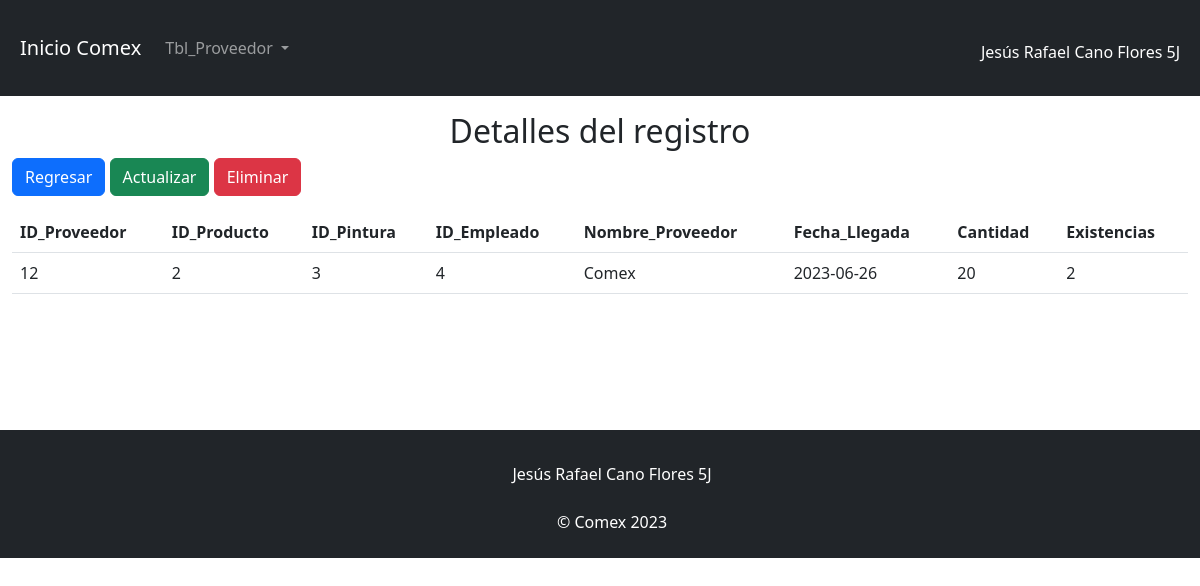
Page /view/username/show.php?id=1 on the committed database.
### tables this page shows
CREATE TABLE `tbl_proveedor` (
  `id_proveedor` int(3) NOT NULL,
  `id_producto` int(3) NOT NULL,
  `id_pintura` int(3) NOT NULL,
  `id_empleado` int(3) NOT NULL,
  `nombre_proveedor` varchar(500) NOT NULL,
  `fecha_llegada` date NOT NULL,
  `cantidad` int(3) NOT NULL,
  `existencias` int(3) NOT NULL,
  `id` int(11) NOT NULL
);

### config/db.php (called while the page is built)
<?php
    class db{
        private $host= "localhost";
        private $dbname="bd_comex";
        private $user="root";
        private $password="";
        public function conexion(){
            try{
                $PDO = new PDO("mysql:host=".$this->host.";dbname=".$this->dbname,$this->user,$this->password);
                return $PDO;
            }catch(PDOException $e){
                return $e->getMessage();
            }
        }
    }
?>

### controller/usernameController.php (called while the page is built, shortened)
<?php
    class usernameController{
        private $model;
        public function __construct()
        {
            require_once("c://xampp/htdocs/proyecto/model/usernameModel.php");
            $this->model = new usernameModel();
        }
        public function show($id){
            return ($this->model->show($id) != false) ? $this->model->show($id) : header("Location:index.php");
        }
    }
?>

### model/usernameModel.php (called while the page is built, shortened)
<?php
    class usernameModel{
        private $PDO;
        public function __construct()
        {
            require_once("c://xampp/htdocs/proyecto/config/db.php");
            $con = new db();
            $this->PDO = $con->conexion();
        }
        public function show($id){
            $stament = $this->PDO->prepare("SELECT * FROM tbl_proveedor where id = :id limit 1");
            $stament->bindParam(":id",$id);
            return ($stament->execute()) ? $stament->fetch() : false ;
        }
    }
?>

### view/username/show.php (the view, shortened to what this page needs)
<?php
    require_once("c://xampp/htdocs/proyecto/view/head/head.php");
    require_once("c://xampp/htdocs/proyecto/controller/usernameController.php");
    $obj = new usernameController();
    $date = $obj->show($_GET['id']);
?>
<h2 class="text-center">Detalles del registro</h2>
<div class="pb-3">
    <a href="index.php" class="btn btn-primary">Regresar</a>
    <a href="edit.php?id=<?= $date[8]?>" class="btn btn-success">Actualizar</a>
    <a class="btn btn-danger" data-bs-toggle="modal" data-bs-target="#exampleModal">Eliminar</a>
</div>
<table class="table container-fluid">
    <thead>
        <tr>
            <th scope="col">ID_Proveedor</th>
            <th scope="col">ID_Producto</th>
            <th scope="col">ID_Pintura</th>
            <th scope="col">ID_Empleado</th>
            <th scope="col">Nombre_Proveedor</th>
            <th scope="col">Fecha_Llegada</th>
            <th scope="col">Cantidad</th>
            <th scope="col">Existencias</th>
        </tr>
    </thead>
    <tbody>
        <tr>
            <td scope="col"><?= $date["id_proveedor"]?></td>
            <td scope="col"><?= $date["id_producto"]?></td>
            <td scope="col"><?= $date["id_pintura"]?></td>
            <td scope="col"><?= $date["id_empleado"]?></td>
            <td scope="col"><?= $date["nombre_proveedor"]?></td>
            <td scope="col"><?= $date["fecha_llegada"]?></td>
            <td scope="col"><?= $date["cantidad"]?></td>
            <td scope="col"><?= $date["existencias"]?></td>
        </tr>
    </tbody>
</table>
<?php
    require_once("c://xampp/htdocs/proyecto/view/head/footer.php");
?>

### rows in the picture
tbl_proveedor: id_proveedor "12", id_producto "2", id_pintura "3", id_empleado "4", nombre_proveedor "Comex", fecha_llegada "2023-06-26", cantidad "20", existencias "2"
